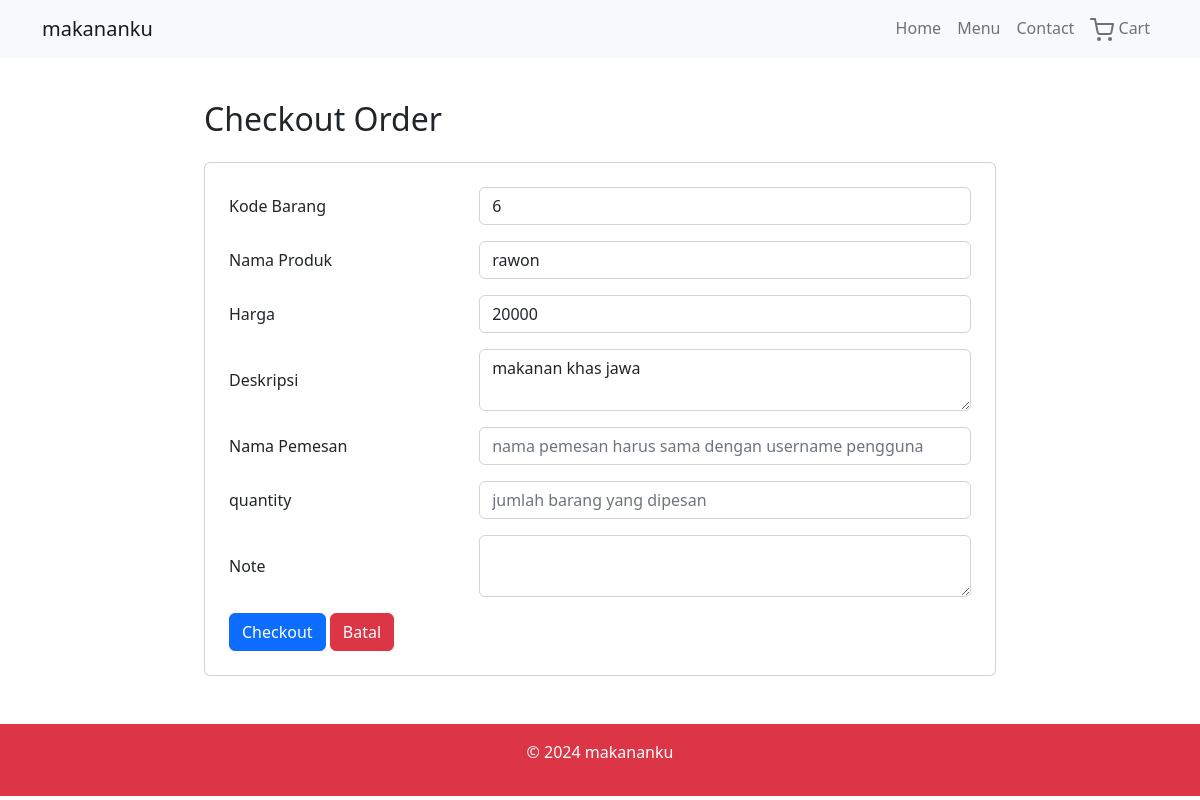
/studi_kasus/pesanMenu.php?id=6, run on the app's committed database.
### tables this page shows
CREATE TABLE `produk` (
  `id` int(11) NOT NULL,
  `namaBarang` varchar(40) DEFAULT NULL,
  `harga` int(40) DEFAULT NULL,
  `deskripsi` varchar(100) DEFAULT NULL,
  `foto` varchar(255) DEFAULT NULL
);

### studi_kasus/pesanMenu.php (the view, shortened to what this page needs)
<?php
require_once 'connection.php';
$id = $_GET['id'];
$query = mysqli_query($connection, "SELECT * FROM produk WHERE id='$id'");
?>
<!DOCTYPE html>
<html lang="en">
<head>
    <link href="https://cdn.jsdelivr.net/npm/bootstrap@5.2.3/dist/css/bootstrap.min.css" rel="stylesheet" />
    <link rel="stylesheet" href="assets/style.css" />
</head>
<body>
    <nav class="navbar navbar-expand-lg navbar-light bg-light fixed-top">
        <div class="container">
            <a class="navbar-brand" href="#">makananku</a>
            <div class="collapse navbar-collapse" id="navbarNav">
                <ul class="navbar-nav ms-auto">
                    <li class="nav-item">
                        <a class="nav-link" href="index.php">Home</a>
                    </li>
                    <li class="nav-item">
                        <a class="nav-link" href="menu.php">Menu</a>
                    </li>
                    <li class="nav-item">
                        <a class="nav-link" href="#">Contact</a>
                    </li>
                    <li class="nav-item">
                        <a href="cart.php" class="nav-link" id="floatingCart"> <i data-feather="shopping-cart"></i> Cart</a>
                    </li>
                </ul>
            </div>
        </div>
    </nav>
  <div class="page-container" style="padding-top: 20px;">
  <div class="container-content">
  <div class="row justify-content-center">
        <div class="col-md-8">
            <h2 class="text-left mb-4">Checkout Order</h2>
            <div class="card">
                <div class="card-body">
                    <form action="storePesanan.php" method="POST">
                        <?php
                        while ($row = mysqli_fetch_array($query)) {
                        ?>
                            <table cellpadding="8" class="w-100">
                                <tr>
                                    <td>Kode Barang</td>
                                    <td><input class="form-control" type="text" name="id" size="20" type="hidden" required value="<?= $row['id'] ?>" readonly></td>
                                </tr>
                                <tr>
                                    <td>Nama Produk</td>
                                    <td><input class="form-control" type="text" name="namaBarang" size="20" required value="<?= $row['namaBarang'] ?>" readonly></td>
                                </tr>
                                <tr>
                                    <td>Harga</td>
                                    <td><input class="form-control" type="text" name="harga" size="20" required value="<?= $row['harga'] ?>" readonly></td>
                                </tr>
                                <tr>
                                    <td>Deskripsi</td>
                                    <td colspan="3"><textarea class="form-control" name="deskripsi" id="deskripsi" required readonly><?= $row['deskripsi'] ?></textarea></td>
                                </tr>
                                <tr>
                                    <td>Nama Pemesan</td>
                                    <td><input class="form-control" type="text" name="username" size="20" placeholder="nama pemesan harus sama dengan username pengguna" required></td>
                                </tr>
                                <tr>
                                    <td>quantity</td>
                                    <td><input class="form-control" type="text" name="quantity" size="20" placeholder="jumlah barang yang dipesan " required></td>
                                </tr>
                                <tr>
                                    <td>Note</td>
                                    <td colspan="3"><textarea class="form-control" name="note" id="note" required></textarea></td>
                                </tr>
                                <tr>
                                    <td colspan="2">
                                        <input class="btn btn-primary d-inline" type="submit" name="proses" value="Checkout">
                                        <a href="./index.php" class="btn btn-danger ml-1">Batal</a>
                                    </td>
                                </tr>
                            </table>
                        <?php } ?>
                    </form>
                </div>
            </div>
        </div>
    </div>
  </div>
</div>
    <footer class="bg-danger text-white text-center p-3 mt-5">
        <p>&copy; 2024 makananku</p>
    </footer>
</body>
</html>

### studi_kasus/pesanMenu.php (style rules this page uses)
.container-content { margin-top: 80px; }

### data on the page
produk: id "6", namaBarang "rawon", harga "20000", deskripsi "makanan khas jawa"
